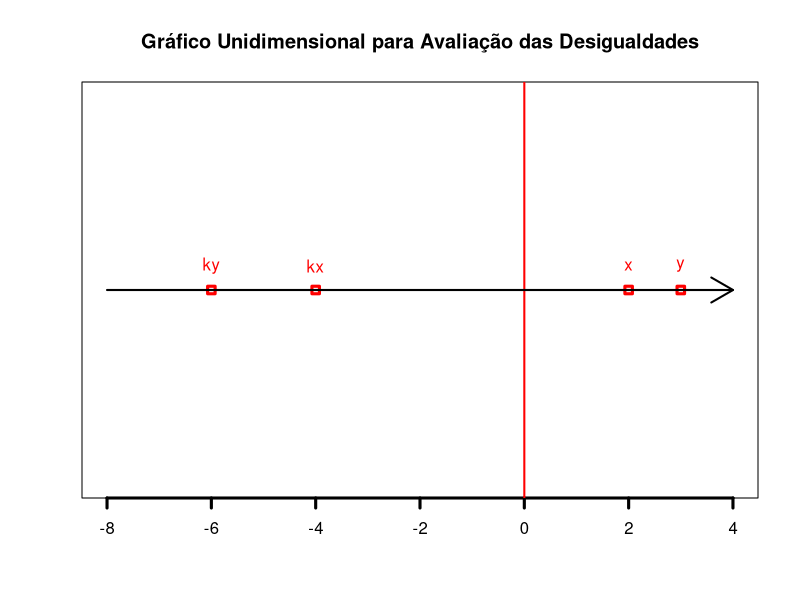

R code for this plot:
## ---- chunk 1
# Estudo por simulação:

## Semente:

set.seed(sum(utf8ToInt("BGuide")))

## Quantidade de números a serem gerados:

n <- 1000000

##  Gera-se aqui 'n' números aleatórios seguindo a distribuição Uniforme de
## parâmetros 'min = 0' e 'max = 1':

x <- runif(n)

##  Em seguida geramos mais 'n' números aleatórios seguindo uma distribuição
## Uniforme de parâmetros 'min = x' e 'max = 1'. Isto faz com que todos os
## números armazenados em y[i] sejam maiores do que os armazenados em x[i], com
## 'i' variando de 1 a 'n'. Mas não implica que y[i] seja maior do que x[j] com
## 'j' também variando de 1 a 'n' e 'i != j':

y <- runif(n, min = x)

##  Soma a quantidade de verificações onde a afirmação 'x^2 <= y^2' for
## verdadeira:

sum(x^2 <= y^2)

##  Observe que o resultado é 1.000.000, exatamente a quantidade de números
## uniformes no intervalo (0, 1) que foram gerados. Logo para todas as
## simulações obteve-se 'x^2 <= y^2'.

##  Obs.: O resultado obtido por simulação não prova a propriedade acima, apenas
## cria evidências a favor dela. A simulação não é necessária aqui pois a
## propriedade pode ser provada analiticamente.
## ---- chunk 2
# Exemplo gráfico

##  O gráfico a seguir tem como objetivo a visualização do que foi dito
## anteriormente. Nele pode-se observar a propriedade 'x <= y  ==>  ky <= kx'
## quando 'k < 0'.

## Cria um vetor dos valores a serem plotados:
xy <- c(2, 3)
k <- -2
pontos <- c(k*xy, xy)

## Cria gráfico unidimensional:
stripchart(pontos, col = "red", lwd = 3, xlim = c(-8, 4),
           main = "Gráfico Unidimensional para Avaliação das Desigualdades")

## Linha da origem:
abline(v = 0, col = "red", lwd = 2)

## Eixo do sistema:
arrows(x0 = -8, y0 = 1, x1 = 4, y1 = 1, lwd = 2)

## Coordenadas da legenda:
x <- c(-6.007753, -4.010723, 1.992396, 2.990910)
y <- rep(1.05, 4)

## Legenda:
text(x, y, labels = c("ky", "kx", "x", "y"), col = "red", lwd = 3)
